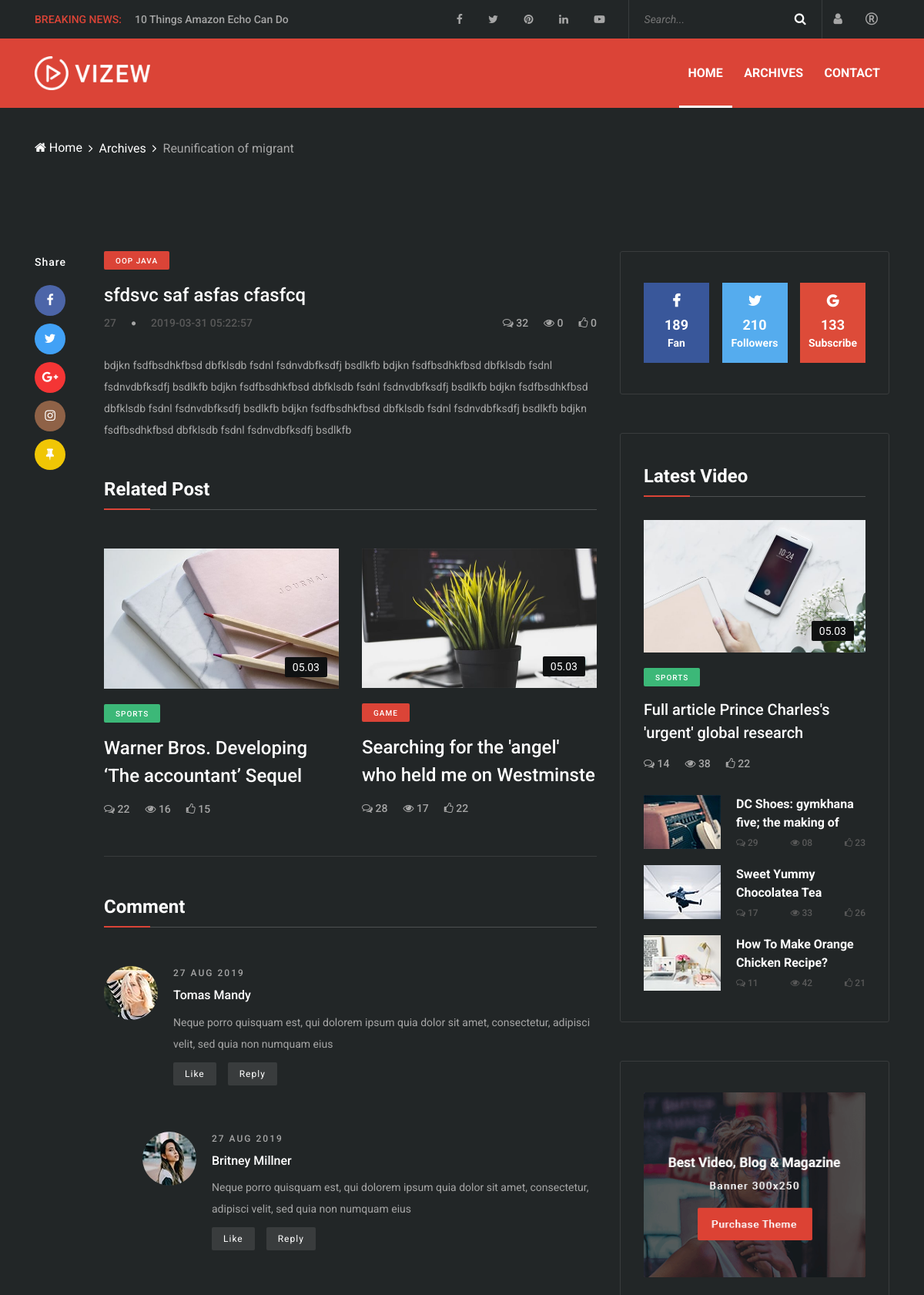
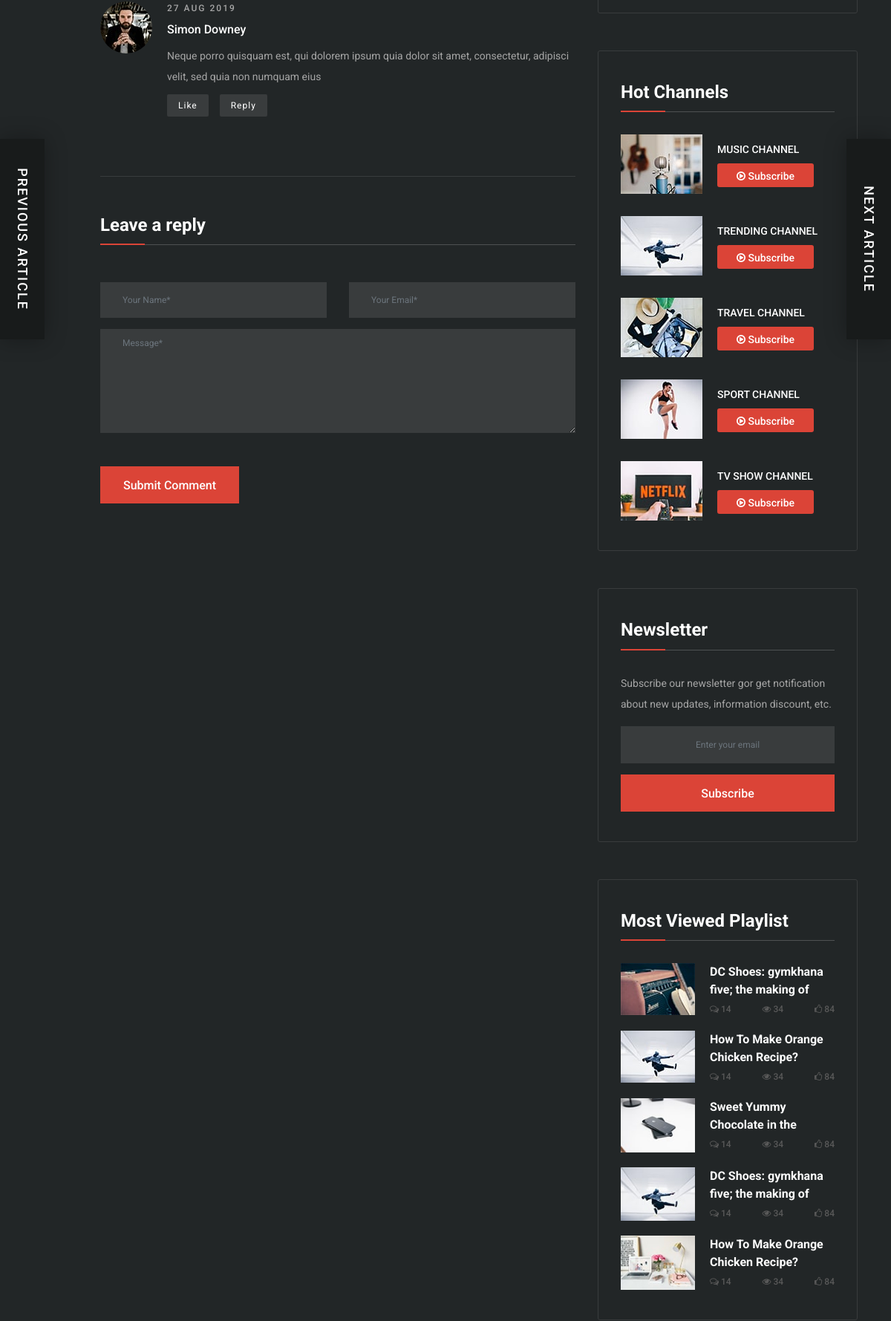
Screenshot of /video_post.php?id=1 (upper part) with the database file from the repository (2 pictures, top to bottom).
### tables this page shows
CREATE TABLE `contents` (
  `id` int(11) NOT NULL,
  `title` varchar(255) NOT NULL,
  `short_desc` varchar(500) NOT NULL,
  `long_desc` text NOT NULL,
  `cat_id` int(11) NOT NULL,
  `user_id` int(11) NOT NULL,
  `view` int(11) NOT NULL,
  `like_count` int(11) NOT NULL,
  `postal_img` varchar(500) NOT NULL,
  `tags` varchar(255) NOT NULL,
  `create_at` timestamp NOT NULL DEFAULT CURRENT_TIMESTAMP ON UPDATE CURRENT_TIMESTAMP
);

CREATE TABLE `categories` (
  `id` int(11) NOT NULL,
  `name` varchar(55) NOT NULL,
  `status` int(11) NOT NULL,
  `user_id` int(11) NOT NULL,
  `create_at` timestamp NOT NULL DEFAULT CURRENT_TIMESTAMP ON UPDATE CURRENT_TIMESTAMP
);

### video_post.php (the view, shortened to what the rows shown need)
<?php
include "cms/lib/Database.php";
include "cms/lib/Main.php";
$con = new Main();
include "inc/top_header.php";
?>
<body>
<section class="post-details-area mb-80">
    <div class="container">
                <?php
                if (!isset($_REQUEST['id'])) {
                    header('location: index.php');
                } else {
                    $result = $con->getDataWithJoin('videos', $_REQUEST['id']);
                }
                ?>
        <div class="row justify-content-center">
            <div class="col-12 col-lg-8">
                <div class="post-details-content d-flex">
                    <div class="blog-content">
                        <div class="post-content mt-0">
                            <a href="#" class="post-cata cata-sm cata-danger"><?php echo $result->cat_name; ?></a>
                            <a href="single_post.php" class="post-title mb-2"><?php echo $result->short_desc; ?></a>
                            <div class="d-flex justify-content-between mb-30">
                                <div class="post-meta d-flex align-items-center">
                                    <a href="#" class="post-author"><?php echo $result->user_id; ?></a>
                                    <i class="fa fa-circle" aria-hidden="true"></i>
                                    <a href="#" class="post-date"><?php echo $result->create_at; ?></a>
                                </div>
                                <div class="post-meta d-flex">
                                    <a href="#"><i class="fa fa-comments-o" aria-hidden="true"></i> 32</a>
                                    <a href="#"><i class="fa fa-eye" aria-hidden="true"></i> <?php echo $result->view; ?></a>
                                    <a href="#"><i class="fa fa-thumbs-o-up" aria-hidden="true"></i> <?php echo $result->like_count; ?></a>
                                </div>
                            </div>
                        </div>
                        <p><?php echo $result->long_desc; ?></p>
                        <div class="related-post-area mt-5">
                            <div class="section-heading style-2">
                            </div>
                            <div class="row">
                            </div>
                        </div>
                        <div class="comment_area clearfix mb-50">
                            <div class="section-heading style-2">
                            </div>
                            <ul>
                            </ul>
                        </div>
                        <div class="post-a-comment-area">
                            <div class="section-heading style-2">
                            </div>
                            <div class="contact-form-area">
                            </div>
                        </div>
                    </div>
                </div>
            </div>
        </div>
    </div>
</section>
</body>
</html>

### rows the page displays
contents: categories.name "OOP JAVA", short_desc "sfdsvc saf asfas cfasfcq", user "27", create_at "2019-03-31 05:22:57", view "0", like_count "0", long_desc "bdjkn fsdfbsdhkfbsd dbfklsdb fsdnl fsdnvdbfksdfj bsdlkfb bdjkn fsdfbsdhkfbsd dbfklsdb fsdnl fsdnvdbfksdfj bsdlkfb bdjkn fsdfbsdhkfbsd dbfklsdb fsdnl fsdnvdbfksdfj bsdlkfb bdjkn fsdfbsdhkfbsd dbfklsdb fsdnl fsdnvdbfksdfj bsdlkfb bdjkn fsdfbsdhkfbsd dbfklsdb fsdnl fsdnvdbfksdfj bsdlkfb bdjkn fsdfbsdhkfbsd dbfklsdb fsdnl fsdnvdbfksdfj bsdlkfb"
